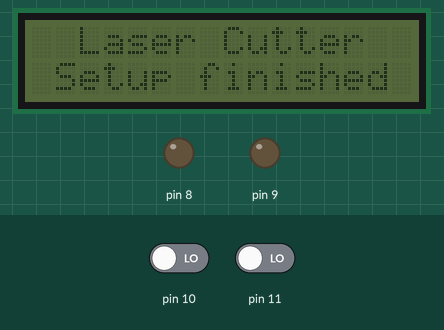
A sketch run on a simulated Arduino Uno, built with avr-gcc and run on an emulated ATmega328P. Shown: 16×2 character LCD, output pins drawn as LEDs (lit = HIGH). The inputs (shaded band) are chosen by the test bench; at power-on: pin 10 LOW, pin 11 LOW. What the sketch prints to the serial monitor is not drawn.

Above: at 1.3 s.
1.4 s: pin 10 driven HIGH
At 2.5 s:
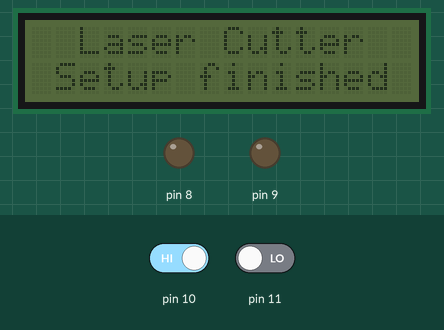
2.9 s: pin 10 driven LOW
At 3.3 s:
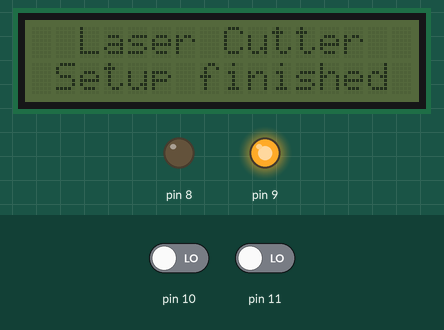
4.4 s: pin 10 driven HIGH and pin 11 driven HIGH
At 4.8 s:
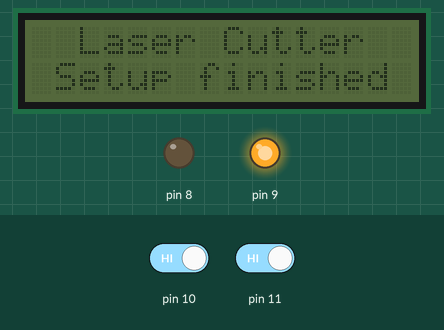
Timing chart, 0 to 7.4 s (numbered marks = the images above; inputs shaded):
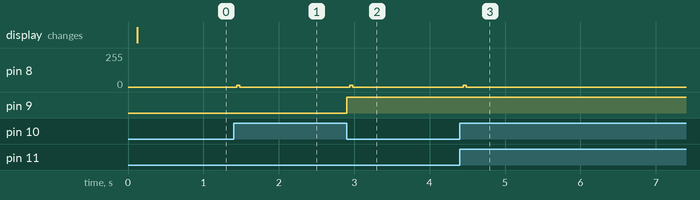

Measured:
- after the input at 1.4 s, pin 8: 0/255 → 13/255 at once, → 0/255 0.04 s later
- after the input at 2.9 s, pin 8: 0/255 → 13/255 at once, → 0/255 0.04 s later; pin 9: LOW → HIGH at once
- after the input at 4.4 s, pin 8: 0/255 → 13/255 at once, → 0/255 0.04 s later

The sketch:

KnobStepper.ino
```cpp
/* Encoder Knob for laser Cutter
    by: Gal Arbel, 2023
*/

#include "lasercutter.h"

Lasercutter mylaser(
8, //step
9, //dir
10, //encoderA
11, //encoderB
5, // times (how many pulses the stepper gets)
700);  //stepper speed (delay in uS)

void setup() {
  mylaser.begin(115200);

}
void loop() {
  mylaser.run();
}
```

lasercutter.cpp
```cpp
#include "lasercutter.h"
#include <HardwareSerial.h>
#include <Wire.h>
#include <LiquidCrystal_I2C.h>
#include <SoftwareSerial.h>
#include <Arduino.h>

LiquidCrystal_I2C lcd(0x27,16,2);
int counter = 0;
int angle = 0;
int aState;
int aLastState;
Lasercutter::Lasercutter(int stepPin, int dirPin, int outputA, int outputB, int times, int dmicro){

  _stepPin = stepPin;
  _dirPin = dirPin;
  _outputA = outputA;
  _outputB = outputB;
  _times = times;
  _dmicro = dmicro;
  pinMode(_stepPin, OUTPUT);
  pinMode(_dirPin, OUTPUT);
  pinMode (_outputA, INPUT);
  pinMode (_outputB, INPUT);

}

void Lasercutter::begin(double bdrate) {
  delay(30);
  Serial.begin(bdrate);
  Serial.println("Started");
  Serial.print("stepPin = ");
  Serial.println(_stepPin);
  Serial.print("dirPin = ");
  Serial.println(_dirPin);
  Serial.print("outputA = ");
  Serial.println(_outputA);
  Serial.print("outputB = ");
  Serial.println(_outputB);

  lcd.init();
  lcd.backlight();
  lcd.setCursor(2,0);
  lcd.print("Laser Cutter");
  lcd.setCursor(1, 1);
  lcd.print("Setup finished");
  lcd.setBacklight(0);

  aLastState = digitalRead(_outputA);

  Serial.println("Setup finished");
}


double Lasercutter::PIDcalc(double inp, int sp){
  //  Serial.println(steps);

   currentTime = millis();                //get current time
   elapsedTime = (double)(currentTime - previousTime)/1000; //compute time elapsed from previous computation (60ms approx). divide in 1000 to get in Sec
   //Serial.print(currentTime); //for serial plotter
   //Serial.println("\t"); //for serial plotter
   error = sp - inp;                                  // determine error
   cumError += error * elapsedTime;                   // compute integral
   rateError = (error - lastError)/elapsedTime;       // compute derivative deltaError/deltaTime
   if(rateError > 0.3 || rateError < -0.3){cumError = 0;}             // reset the Integral commulator when Proportional is doing the work

   double out = kp*error + ki*cumError + kd*rateError; //PID output

   lastError = error;                                 //remember current error
   previousTime = currentTime;                        //remember current time
   if(out > 254){out = 254;}    //limit the function for smoother operation
   if(out < -254){out = -254;}
   if(cumError > 255 || cumError < -255){cumError = 0; out = 0;} // reset the Integral commulator
   return out;                                        //the function returns the PID output value

}


void Lasercutter::lcdswitch(bool status){
  if(status){lcd.backlight();}
  else{lcd.setBacklight(0);}
}

void Lasercutter::ShowInfoLcd(int speed, int direction, int BTstatus){
  //lcd.clear();
  lcd.setCursor(0, 0);
  lcd.print("speed| dir | bat");
  lcd.setCursor(1,1);
  lcd.print(speed);
  lcd.setCursor(4,1);
  lcd.print(" |  ");
  lcd.setCursor(7,1);
  lcd.print(direction);
  lcd.setCursor(10,1);
  lcd.print(" | ");
  lcd.setCursor(13,1);

}

void Lasercutter::lcdenshow(int clicks, int output, int tempsteps){
 // lcd.setBacklight(1);
  lcd.clear();
  lcd.setCursor(0, 0);
   //        0123456789012345
  lcd.print(" SP | PID |steps");
  lcd.setCursor(0,1);
  lcd.print(clicks);
  lcd.setCursor(4,1);
  lcd.print("|");
  lcd.setCursor(6,1);
  lcd.print(output);
  lcd.setCursor(10,1);
  lcd.print("|");
  lcd.setCursor(12,1);
}

void Lasercutter::run(){
  aState = digitalRead(_outputA);
  if (aState != aLastState){
     if (digitalRead(_outputB) != aState) {
       counter ++;
       angle ++;
       rotateCW();
     }
     else {
       counter--;
       angle --;
       rotateCCW();
     }
     if (counter >= 30 or counter <= -30 ) {
      counter = 0;
     }
     /*
     lcd.clear();
     lcd.print("Position: ");
     lcd.print(int(angle*(-1.8)));
     lcd.print("deg");
     lcd.setCursor(0,0);
    */
    Serial.print("Position: ");
    Serial.println(counter);
   }
  aLastState = aState;
}

void Lasercutter::rotateCW() {
  digitalWrite(_dirPin,LOW);
  for(int i = 0; i < _times; i++){
    digitalWrite(_stepPin,HIGH);
    delayMicroseconds(_dmicro);
    digitalWrite(_stepPin,LOW);
    delayMicroseconds(_dmicro);
  }
}
void Lasercutter::rotateCCW() {
  digitalWrite(_dirPin,HIGH);
  for(int i = 0; i < _times; i++){
    digitalWrite(_stepPin,HIGH);
    delayMicroseconds(_dmicro);
    digitalWrite(_stepPin,LOW);
    delayMicroseconds(_dmicro);
 }
}
```

lasercutter.h
```cpp
/*                 ******************
              Class for managing my Laser Cutter
              Featuring: Stepper control with A4988 Driver
                         Rotary encoder
                         I2C screen

                By: Gal Arbel 2023
                **********************                                   */
#ifndef LASERCUTTER_H
#define LASERCUTTER_H

class Lasercutter {

  public:
    Lasercutter(int stepPin, int dirPin, int outputA, int outputB, int times, int dmicro);
    void begin(double bdrate);
    void ShowInfoLcd(int speed, int direction, int BTstatus);
    void lcdenshow(int clicks, int output, int tempsteps);
    void lcdswitch(bool status);
    void run();


  private:
    int _stepPin;
    int _dirPin;
    int _outputA;
    int _outputB;
    int _times;
    int _dmicro;
    void rotateCW();
    void rotateCCW();


    double PIDcalc(double inp, int sp);
    unsigned long currentTime;
    unsigned long previousTime;
    double elapsedTime;
    double error;
    double lastError;
    double input, output;
    double cumError, rateError;
    double kp = 0;
    double ki = 0;
    double kd = 0;

};


#endif 
```
